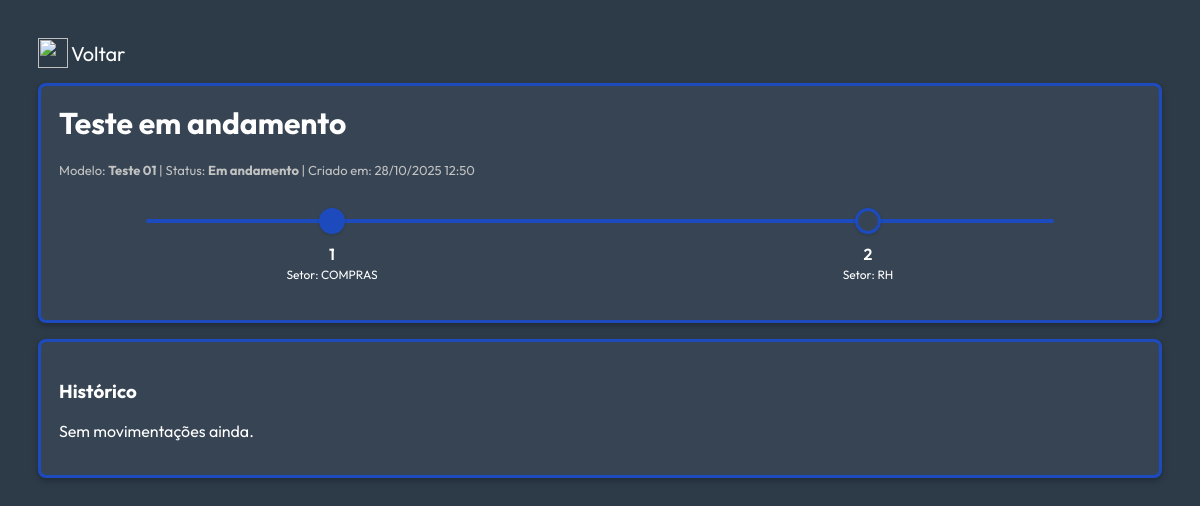
Page /fluxos/instancias/3/ (signed in) on the earlier database version.
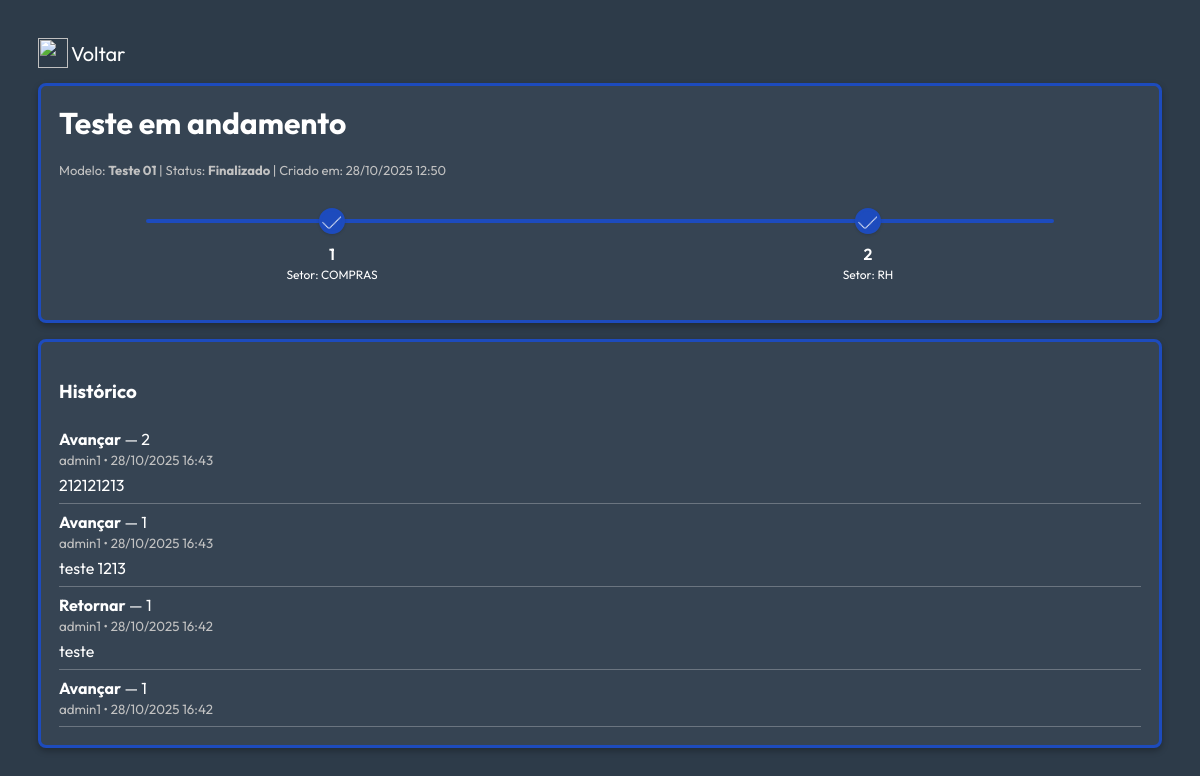
Same page on the later database version.
### SISTEMA/models.py (models this page shows, shortened)
class FluxoInstancia(models.Model):
    modelo = models.ForeignKey(FluxoPadrao, on_delete=models.CASCADE, related_name="instancias")
    nome = models.CharField(max_length=200)
    criado_por = models.ForeignKey(Usuario, on_delete=models.SET_NULL, null=True, blank=True)
    criado_em = models.DateTimeField(default=timezone.now)
    atualizado_em = models.DateTimeField(auto_now=True)
    finalizado = models.BooleanField(default=False)
    class Meta:
        db_table = "fluxos_instancia"
        verbose_name = "Fluxo em Execução"
        verbose_name_plural = "Fluxos em Execução"

class FluxoPadrao(models.Model):
    nome = models.CharField(max_length=200)
    descricao = models.TextField(blank=True, null=True)
    criado_por = models.ForeignKey(Usuario, on_delete=models.SET_NULL, null=True, blank=True)
    criado_em = models.DateTimeField(default=timezone.now)
    atualizado_em = models.DateTimeField(null=True, blank=True)
    class Meta:
        db_table = "fluxos_padrao"
        verbose_name = "Fluxo Padrão"
        verbose_name_plural = "Fluxos Padrões"

class EtapaInstancia(models.Model):
    fluxo_instancia = models.ForeignKey(FluxoInstancia, on_delete=models.CASCADE, related_name="etapas")
    ordem_etapa = models.PositiveIntegerField()
    nome = models.CharField(max_length=200)
    setor = models.ForeignKey(Setor, on_delete=models.SET_NULL, null=True, blank=True)
    perfil_aprovador = models.CharField(
        max_length=20,
        choices=[("administrador", "Administrador"), ("padrao", "Padrão")],
        default="padrao",
    )
    concluida = models.BooleanField(default=False)
    criado_em = models.DateTimeField(default=timezone.now)
    class Meta:
        db_table = "etapas_instancia"
        verbose_name = "Etapa da Instância"
        verbose_name_plural = "Etapas da Instância"
        unique_together = ("fluxo_instancia", "ordem_etapa")
        ordering = ["fluxo_instancia", "ordem_etapa"]

class Setor(models.Model):
    nome = models.CharField(max_length=100, unique=True)
    descricao = models.TextField(blank=True, null=True)
    criado_em = models.DateTimeField(default=timezone.now)
    class Meta:
        db_table = "setores"
        verbose_name = "Setor"
        verbose_name_plural = "Setores"

class MovimentacaoFluxo(models.Model):
    fluxo_instancia = models.ForeignKey(
        FluxoInstancia,
        on_delete=models.CASCADE,
        related_name="movimentacoes",
        null=True,  # Permite migração limpa
        blank=True
    )
    etapa = models.ForeignKey(EtapaInstancia, on_delete=models.SET_NULL, null=True, blank=True)
    usuario = models.ForeignKey(Usuario, on_delete=models.SET_NULL, null=True, blank=True)
    acao = models.ForeignKey(AcaoFluxo, on_delete=models.SET_NULL, null=True, blank=True)
    comentario = models.TextField(blank=True, null=True)
    data_acao = models.DateTimeField(default=timezone.now)
    class Meta:
        db_table = "movimentacoes_fluxo"
        verbose_name = "Movimentação do Fluxo"
        verbose_name_plural = "Movimentações do Fluxo"
        ordering = ["-data_acao"]

class AcaoFluxo(models.Model):
    nome = models.CharField(max_length=50, unique=True)
    descricao = models.TextField(blank=True, null=True)
    class Meta:
        db_table = "acoes_fluxo"
        verbose_name = "Ação de Fluxo"
        verbose_name_plural = "Ações de Fluxo"

class Usuario(AbstractUser):
    setor = models.ForeignKey("Setor", on_delete=models.SET_NULL, null=True, blank=True)
    perfil = models.CharField(
        max_length=20,
        choices=[("administrador", "Administrador"), ("padrao", "Padrão")],
        default="padrao",
    )
    criado_em = models.DateTimeField(default=timezone.now)
    groups = models.ManyToManyField('auth.Group', related_name='usuarios_sistema', blank=True)
    user_permissions = models.ManyToManyField('auth.Permission', related_name='usuarios_sistema', blank=True)
    class Meta:
        db_table = "usuarios"
        verbose_name = "Usuário"
        verbose_name_plural = "Usuários"

### SISTEMA/views.py (the view)
# urls.py: path('fluxos/instancias/<int:id>/', detalhar_instancia_fluxo, name='detalhar_instancia_fluxo'),
@login_required
def detalhar_instancia_fluxo(request, id):
    instancia = get_object_or_404(FluxoInstancia, id=id)
    etapas = instancia.etapas.order_by('ordem_etapa')
    if etapas.exists() and all(e.concluida for e in etapas):
        if not instancia.finalizado:
            instancia.finalizado = True
            instancia.save()
    etapa_atual = None
    for e in etapas:
        if not e.concluida:
            etapa_atual = e
            break
    movimentacoes = instancia.movimentacoes.order_by('-data_acao')
    return render(request, 'instancia_fluxo_detalhar.html', {
        'instancia': instancia,
        'etapas': etapas,
        'etapa_atual': etapa_atual,
        'movimentacoes': movimentacoes,
    })

### SISTEMA/templates/instancia_fluxo_detalhar.html (shortened to what this page needs)
{% load static %}
<!doctype html>
<html lang="pt-br">
<head>
    <link rel="stylesheet" href="{% static 'css/style.css' %}">
</head>
<body style="padding: 30px;">
    <a href="/fluxos/instancias/" class="btn-voltar"> <img style="width: 30px; height: 30px; padding-right: 3px;" src="/static/img/back.png" > Voltar</a>
    <div class="card">
        <h1>{{ instancia.nome }}</h1>
        <div class="meta">
            Modelo: <strong>{{ instancia.modelo.nome }}</strong> |
            Status: <strong>{% if instancia.finalizado %}Finalizado{% else %}Em andamento{% endif %}</strong> |
            Criado em: {{ instancia.criado_em|date:"d/m/Y H:i" }}
        </div>
        <div style="position:relative;">
            <div class="line" aria-hidden="true"></div>
            <div class="timeline" id="timeline">
                {% for etapa in etapas %}
                <div class="stage"
                    data-etapa-id="{{ etapa.id }}"
                    data-ordem="{{ etapa.ordem_etapa }}"
                    onclick="abrirModal(this)">
                    <span class="dot
                        {% if etapa.concluida %}done
                        {% elif etapa.id == etapa_atual.id %}current
                        {% else %}pending
                        {% endif %}"></span>
                    <span class="label">{{ etapa.nome }}</span>
                    <span class="sub">Setor: {{ etapa.setor.nome|default:'—' }}</span>
                </div>
                {% endfor %}
            </div>
        </div>
    </div>
    <div class="card">
        <h3>Histórico</h3>
        <div class="history">
            {% for m in movimentacoes %}
            <div class="mov">
                <div>
                    <strong>{{ m.acao.nome|default:'—' }}</strong> — {{ m.etapa.nome|default:'—' }}
                </div>
                <div>
                    <small>{{ m.usuario.username|default:'Sistema' }} • {{ m.data_acao|date:"d/m/Y H:i" }}</small>
                </div>
                {% if m.comentario %}
                <div style="margin-top:6px;">{{ m.comentario }}</div>
                {% endif %}
            </div>
            {% empty %}
            <p>Sem movimentações ainda.</p>
            {% endfor %}
        </div>
    </div>
</body>
</html>

### static/css/style.css (style rules this page uses)
body { background-color:#2d3b49; font-family: Outfit, sans-serif; color: white; }
a { text-decoration: none; color: #4287f5; display: inline-flex; align-items: center; }
.card { background: #364453; border-radius: 8px; padding: 18px; box-shadow: 0 3px 6px rgba(0, 0, 0, 0.277); margin-bottom: 16px; color:#ffffff ; border: solid 3px #1d4bbd; }
h1 { margin: 0 0 20px 0; font-size: 30px; }
.meta { color: #c2c2c2; font-size: 13px; margin-bottom: 10px; }
.timeline { position: relative; display: flex; align-items: center; gap: 10px; padding: 20px 10px; color: white; }
.line { position: absolute; margin-top: 5px; left: 8%; right: 8%; height: 4px; background: #1d4bbd; top: 26px; z-index: 0; border-radius: 2px; }
.stage { z-index: 2; flex: 1; text-align: center; position: relative; cursor: pointer; }
.dot { width: 20px; height: 20px; border-radius: 50%; display: inline-block; margin-bottom: 6px; border: 3px solid #fff; box-shadow: 0 1px 3px rgba(0, 0, 0, 0.15); align-items: center; }
.stage .label { display: block; font-weight: 600; color: #ffffff; }
.stage .sub { display: block; font-size: 12px; color: #ffffff; margin-top: 3px; }
.dot.done { background: #1d4bbd; background: url('/static/img/2025_11_19_06e_Kleki.png') no-repeat center; background-size: cover; border-color: #1d4bbd; }
.history { margin-top: 12px; }
.mov { padding: 8px 0; border-bottom: 1px solid rgba(255, 255, 255, 0.261); }
.mov small { color: #c2c2c2; }
.btn-voltar { color: white; padding-bottom: 15px; font-size: 20px; }
.btn-voltar img { width: 20px; height: 20px; }

Differences in the rows shown:
changed EtapaInstancia "COMPRAS": concluida False → True (drawn)
changed EtapaInstancia "RH": concluida False → True (drawn)
added MovimentacaoFluxo: acao.nome "Avançar", etapa.nome "2", usuario.username "admin1", data_acao "28/10/2025 16:43", comentario "212121213"
added MovimentacaoFluxo: acao.nome "Avançar", etapa.nome "1", usuario.username "admin1", data_acao "28/10/2025 16:43", comentario "teste 1213"
added MovimentacaoFluxo: acao.nome "Retornar", etapa.nome "1", usuario.username "admin1", data_acao "28/10/2025 16:42", comentario "teste"
added MovimentacaoFluxo: acao.nome "Avançar", etapa.nome "1", usuario.username "admin1", data_acao "28/10/2025 16:42"
Other differences:
text no longer shown: "Em andamento Sem movimentações ainda."
text now shown: "Finalizado"
